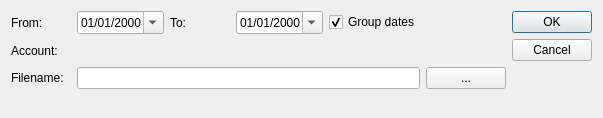
<?xml version="1.0" encoding="UTF-8"?>
<ui version="4.0">
 <class>DealsExportDlg</class>
 <widget class="QDialog" name="DealsExportDlg">
  <property name="geometry">
   <rect>
    <x>0</x>
    <y>0</y>
    <width>603</width>
    <height>118</height>
   </rect>
  </property>
  <property name="windowTitle">
   <string>Deals export</string>
  </property>
  <layout class="QGridLayout" name="gridLayout">
   <item row="1" column="0">
    <widget class="QLabel" name="AccountLbl">
     <property name="text">
      <string>Account:</string>
     </property>
    </widget>
   </item>
   <item row="1" column="1" colspan="5">
    <widget class="AccountSelector" name="AccountWidget" native="true"/>
   </item>
   <item row="2" column="0">
    <widget class="QLabel" name="FileLbl">
     <property name="text">
      <string>Filename:</string>
     </property>
    </widget>
   </item>
   <item row="0" column="1">
    <widget class="QDateEdit" name="FromDate">
     <property name="displayFormat">
      <string>dd/MM/yyyy</string>
     </property>
     <property name="calendarPopup">
      <bool>true</bool>
     </property>
    </widget>
   </item>
   <item row="3" column="0">
    <spacer name="verticalSpacer">
     <property name="orientation">
      <enum>Qt::Vertical</enum>
     </property>
     <property name="sizeHint" stdset="0">
      <size>
       <width>20</width>
       <height>40</height>
      </size>
     </property>
    </spacer>
   </item>
   <item row="0" column="2">
    <widget class="QLabel" name="EndLbl">
     <property name="text">
      <string>To:</string>
     </property>
    </widget>
   </item>
   <item row="0" column="0">
    <widget class="QLabel" name="StartLbl">
     <property name="text">
      <string>From:</string>
     </property>
    </widget>
   </item>
   <item row="0" column="3">
    <widget class="QDateEdit" name="ToDate">
     <property name="displayFormat">
      <string>dd/MM/yyyy</string>
     </property>
     <property name="calendarPopup">
      <bool>true</bool>
     </property>
    </widget>
   </item>
   <item row="0" column="6" rowspan="2">
    <widget class="QDialogButtonBox" name="buttonBox">
     <property name="orientation">
      <enum>Qt::Vertical</enum>
     </property>
     <property name="standardButtons">
      <set>QDialogButtonBox::Cancel|QDialogButtonBox::Ok</set>
     </property>
    </widget>
   </item>
   <item row="2" column="5">
    <widget class="QPushButton" name="FileSelectBtn">
     <property name="text">
      <string>...</string>
     </property>
    </widget>
   </item>
   <item row="0" column="4">
    <widget class="QCheckBox" name="DateGroupCheckBox">
     <property name="text">
      <string>Group dates</string>
     </property>
     <property name="checked">
      <bool>true</bool>
     </property>
    </widget>
   </item>
   <item row="2" column="1" colspan="4">
    <widget class="QLineEdit" name="Filename"/>
   </item>
  </layout>
 </widget>
 <customwidgets>
  <customwidget>
   <class>AccountSelector</class>
   <extends>QWidget</extends>
   <header>CustomUI/account_select.h</header>
   <container>1</container>
  </customwidget>
 </customwidgets>
 <resources/>
 <connections>
  <connection>
   <sender>buttonBox</sender>
   <signal>accepted()</signal>
   <receiver>DealsExportDlg</receiver>
   <slot>accept()</slot>
   <hints>
    <hint type="sourcelabel">
     <x>248</x>
     <y>254</y>
    </hint>
    <hint type="destinationlabel">
     <x>157</x>
     <y>274</y>
    </hint>
   </hints>
  </connection>
  <connection>
   <sender>buttonBox</sender>
   <signal>rejected()</signal>
   <receiver>DealsExportDlg</receiver>
   <slot>reject()</slot>
   <hints>
    <hint type="sourcelabel">
     <x>316</x>
     <y>260</y>
    </hint>
    <hint type="destinationlabel">
     <x>286</x>
     <y>274</y>
    </hint>
   </hints>
  </connection>
 </connections>
</ui>
